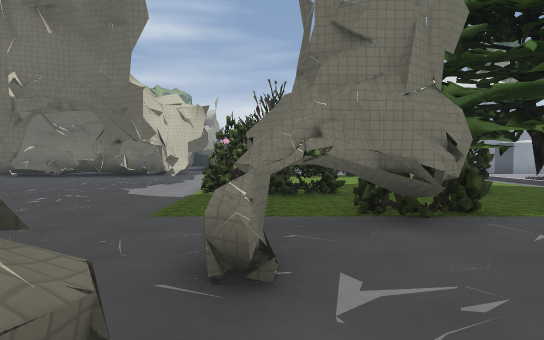
View 1 (above)

24 first-person views from a walk through a 3-D level made in the Godot game engine. The camera is 1.4 m above the floor, tilts 2° down and sees 70° across. The floor is counted in squares, 2 m on a side. Each view is taken from the middle of a square. On the plan, view 1 faces up. The plan holds only what a view shows up to about 11 squares ahead; the rest is blank. The place goes on beyond the plan. Some surface patterns are stand-ins.

View 2
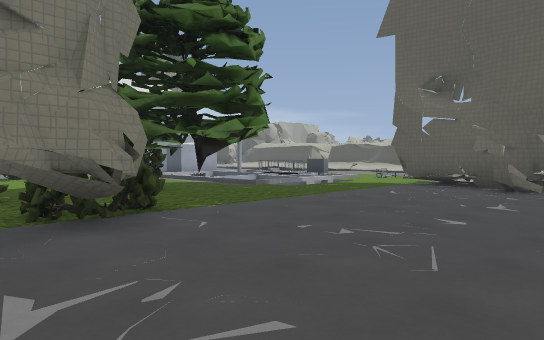

View 3
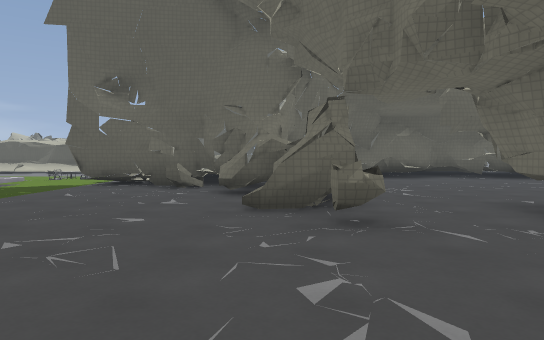

View 4
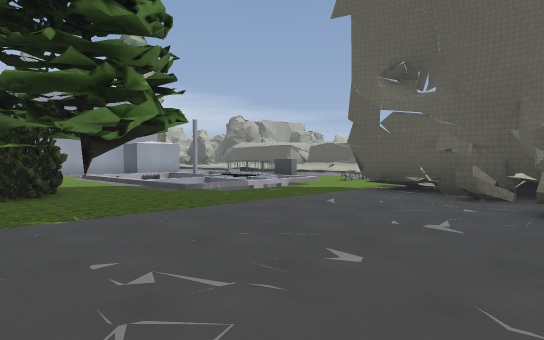

View 5
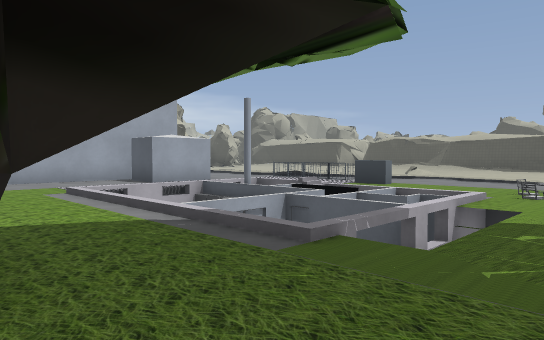

View 6
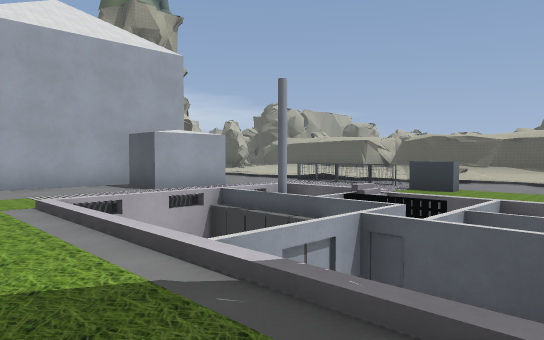

View 7
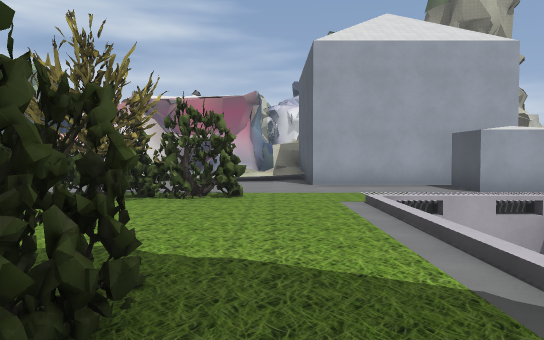

View 8
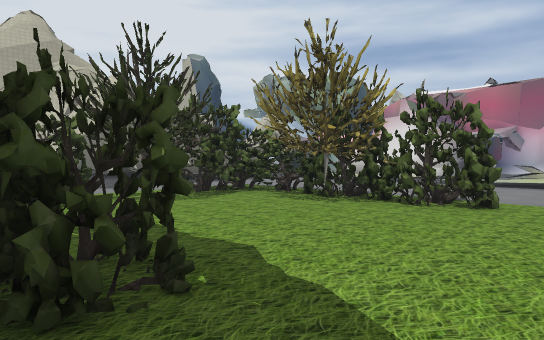

View 9
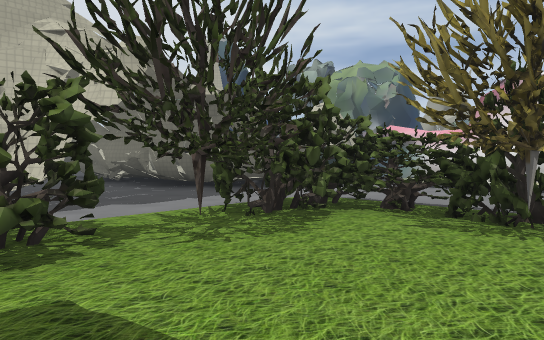

View 10
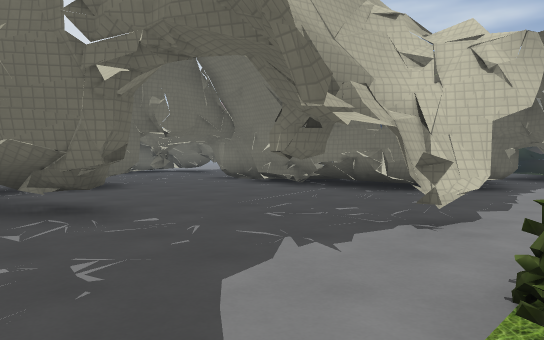

View 11
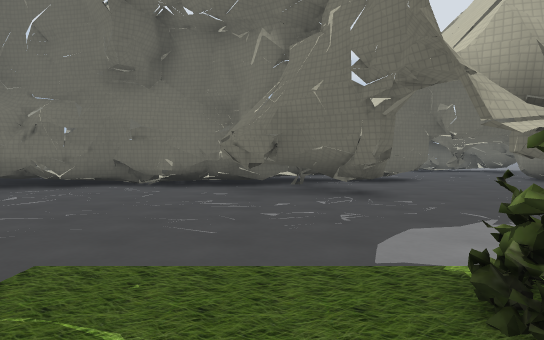

View 12
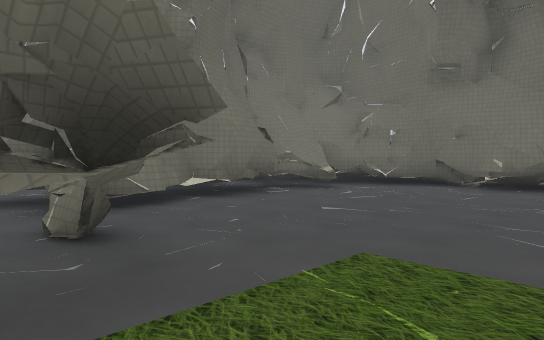

View 13
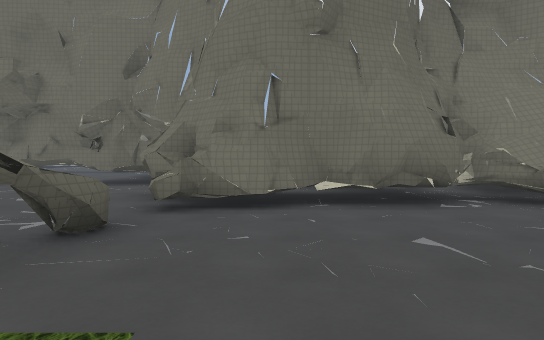

View 14
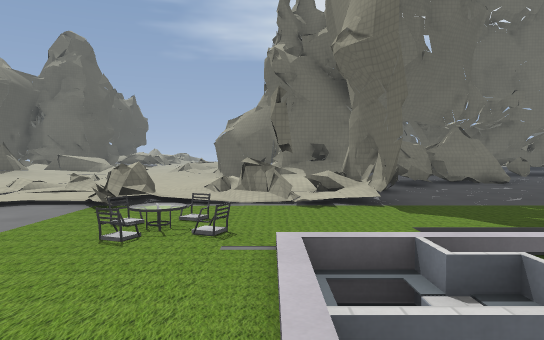

View 15
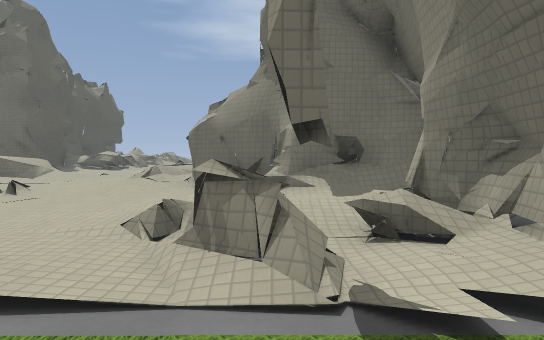

View 16
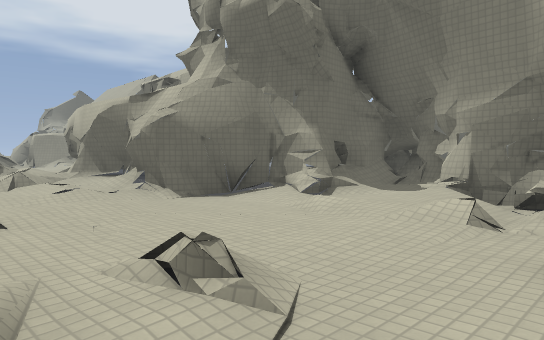

View 17
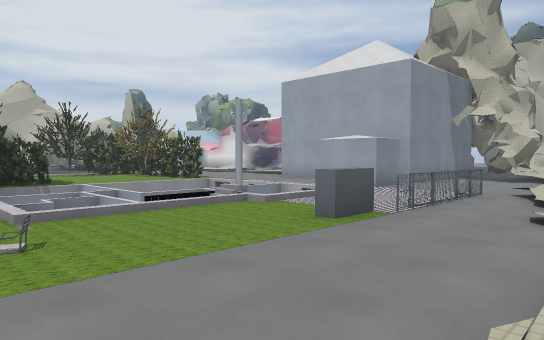

View 18
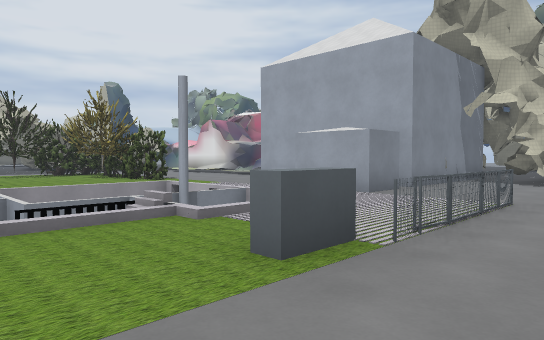

View 19
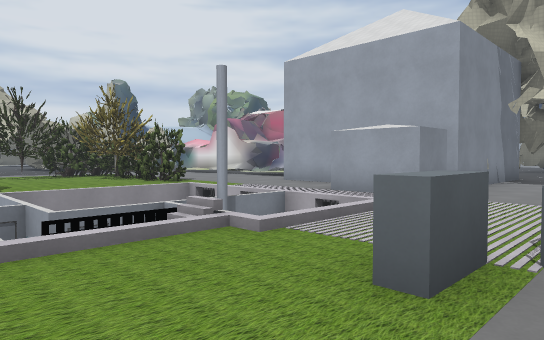

View 20
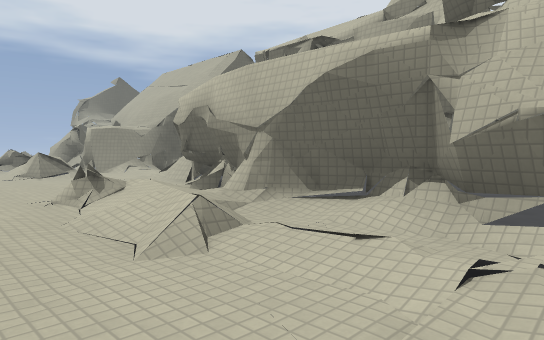

View 21
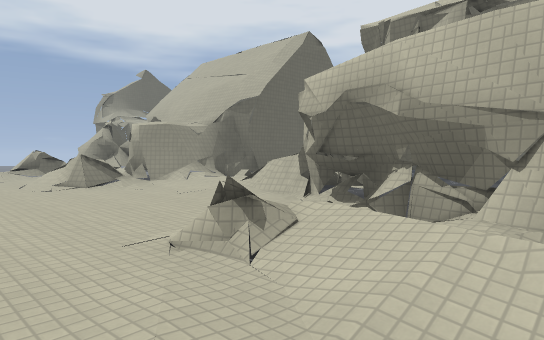

View 22
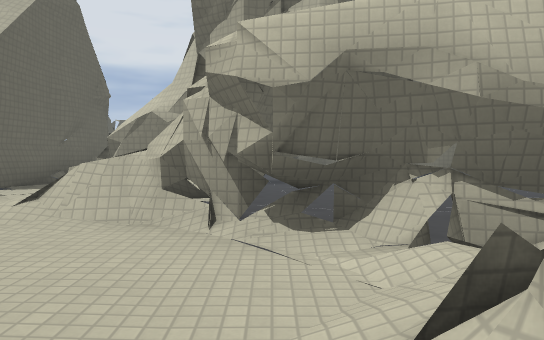

View 23
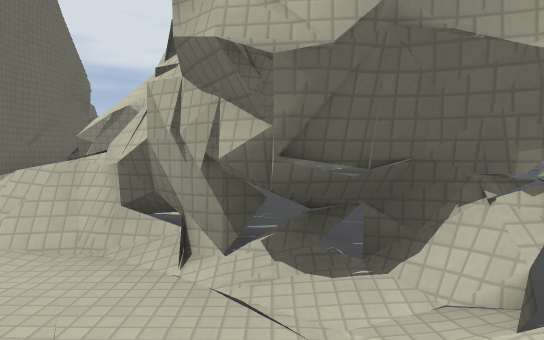

View 24
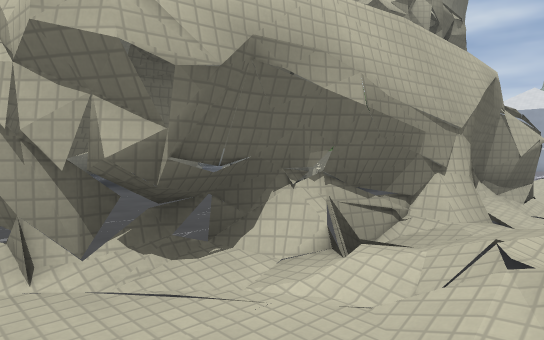

### Floor plan
Key: @ floor where view 1 was taken; # wall or solid block; . main floor; : floor 0.25 m higher than the main floor; + floor 0.5 m higher than the main floor; * floor 0.75 m higher than the main floor; / step, stairs or slope; = window, fence, low wall or low ledge; ^ raised ledge; v drop or lower ground; T thing the floor can be seen under or through.
Columns run from 11 left of view 1 to 16 right of it. Each row starts with its distance up from view 1.
 17                ..######../
 16        #.............##../
 15        #.............##../
 14    #  ##..TTTT##........=.:
 13  .#####...TTTT#...v.vv..#./
 12 ..........TTTT....v v v.#./
 11 ...........TT.....v vvv.../:
 10  #.....#..##......v v^/.^../
  9  # .......##...#..vv#^/..../
  8    .##....###.##..v #v/....:
  7   ####....###.#...v^v//=....
  6      #........##..///..=#. .
  5    ###......TT....../...=..
  4    #.......TTT......#//.=.:.
  3    #.......T........#=#=:.//
  2    #.......=........#///:.=/
  1    #.=...#^........##///::./
  0    ##^#####@....#######::::.
 -1      ##   ##...#####.###.::.
 -2           ..........  .#//::
 -3             #.###......#//::
 -4             #####......#//::
 -5               #........##/::
 -6                 .......##//
 -7                 .....#.#/=::
 -8                 .....#.#+/::
 -9                    . ###+::
-10                    .#*=+++:
-11                    ##**++++
-12                    ##  /+++
-13                      ###=++

Positions as (right, up) in squares from view 1, and headings:
1: (0, 0), facing up
2: (0, 0), facing up-right
3: (0, 0), facing right
4: (2, 0), facing up-right
5: (4, 5), facing up-right
6: (5, 7), facing up-right
7: (5, 7), facing up
8: (6, 8), facing up-left
9: (3, 9), facing up-left
10: (-1, 6), facing up-left
11: (1, 6), facing left
12: (1, 6), facing down-left
13: (-2, 6), facing down
14: (11, 10), facing down
15: (11, 6), facing down
16: (16, 4), facing down-left
17: (16, 6), facing up-left
18: (15, 8), facing up-left
19: (14, 8), facing up-left
20: (16, -2), facing down-left
21: (16, -5), facing down-left
22: (15, -8), facing left
23: (14, -8), facing left
24: (14, -9), facing up-left
